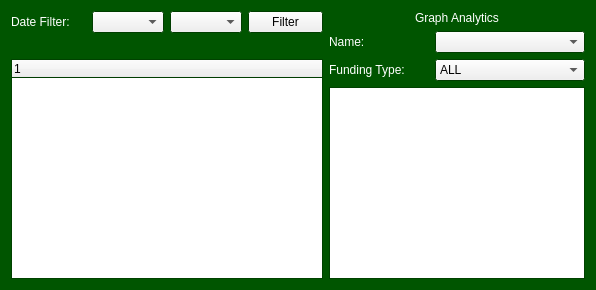
      <widget class="QWidget" name="grant_tab">
       <property name="palette">
        <palette>
         <active>
          <colorrole role="Base">
           <brush brushstyle="SolidPattern">
            <color alpha="255">
             <red>255</red>
             <green>255</green>
             <blue>255</blue>
            </color>
           </brush>
          </colorrole>
          <colorrole role="Window">
           <brush brushstyle="SolidPattern">
            <color alpha="255">
             <red>0</red>
             <green>85</green>
             <blue>0</blue>
            </color>
           </brush>
          </colorrole>
         </active>
         <inactive>
          <colorrole role="Base">
           <brush brushstyle="SolidPattern">
            <color alpha="255">
             <red>255</red>
             <green>255</green>
             <blue>255</blue>
            </color>
           </brush>
          </colorrole>
          <colorrole role="Window">
           <brush brushstyle="SolidPattern">
            <color alpha="255">
             <red>0</red>
             <green>85</green>
             <blue>0</blue>
            </color>
           </brush>
          </colorrole>
         </inactive>
         <disabled>
          <colorrole role="Base">
           <brush brushstyle="SolidPattern">
            <color alpha="255">
             <red>0</red>
             <green>85</green>
             <blue>0</blue>
            </color>
           </brush>
          </colorrole>
          <colorrole role="Window">
           <brush brushstyle="SolidPattern">
            <color alpha="255">
             <red>0</red>
             <green>85</green>
             <blue>0</blue>
            </color>
           </brush>
          </colorrole>
         </disabled>
        </palette>
       </property>
       <property name="autoFillBackground">
        <bool>true</bool>
       </property>
       <attribute name="title">
        <string>GRANTS</string>
       </attribute>
       <layout class="QGridLayout" name="gridLayout_4">
        <item row="0" column="0">
         <layout class="QVBoxLayout" name="verticalLayout_11">
          <item>
           <layout class="QHBoxLayout" name="horizontalLayout_10">
            <item>
             <widget class="QLabel" name="date_filter_lbl_grnt">
              <property name="minimumSize">
               <size>
                <width>75</width>
                <height>0</height>
               </size>
              </property>
              <property name="maximumSize">
               <size>
                <width>75</width>
                <height>16777215</height>
               </size>
              </property>
              <property name="palette">
               <palette>
                <active>
                 <colorrole role="WindowText">
                  <brush brushstyle="SolidPattern">
                   <color alpha="255">
                    <red>255</red>
                    <green>255</green>
                    <blue>255</blue>
                   </color>
                  </brush>
                 </colorrole>
                </active>
                <inactive>
                 <colorrole role="WindowText">
                  <brush brushstyle="SolidPattern">
                   <color alpha="255">
                    <red>255</red>
                    <green>255</green>
                    <blue>255</blue>
                   </color>
                  </brush>
                 </colorrole>
                </inactive>
                <disabled>
                 <colorrole role="WindowText">
                  <brush brushstyle="SolidPattern">
                   <color alpha="255">
                    <red>120</red>
                    <green>120</green>
                    <blue>120</blue>
                   </color>
                  </brush>
                 </colorrole>
                </disabled>
               </palette>
              </property>
              <property name="text">
               <string>Date Filter:</string>
              </property>
             </widget>
            </item>
            <item>
             <widget class="QComboBox" name="start_date_combo_grnt"/>
            </item>
            <item>
             <widget class="QComboBox" name="end_date_combo_grnt">
              <property name="minimumSize">
               <size>
                <width>0</width>
                <height>0</height>
               </size>
              </property>
             </widget>
            </item>
            <item>
             <widget class="QPushButton" name="filter_btn_grnt">
              <property name="minimumSize">
               <size>
                <width>75</width>
                <height>0</height>
               </size>
              </property>
              <property name="maximumSize">
               <size>
                <width>75</width>
                <height>16777215</height>
               </size>
              </property>
              <property name="text">
               <string>Filter</string>
              </property>
              <property name="flat">
               <bool>false</bool>
              </property>
             </widget>
            </item>
           </layout>
          </item>
          <item>
           <widget class="QLabel" name="domain_lbl_grnt">
            <property name="palette">
             <palette>
              <active>
               <colorrole role="WindowText">
                <brush brushstyle="SolidPattern">
                 <color alpha="255">
                  <red>255</red>
                  <green>255</green>
                  <blue>255</blue>
                 </color>
                </brush>
               </colorrole>
              </active>
              <inactive>
               <colorrole role="WindowText">
                <brush brushstyle="SolidPattern">
                 <color alpha="255">
                  <red>255</red>
                  <green>255</green>
                  <blue>255</blue>
                 </color>
                </brush>
               </colorrole>
              </inactive>
              <disabled>
               <colorrole role="WindowText">
                <brush brushstyle="SolidPattern">
                 <color alpha="255">
                  <red>120</red>
                  <green>120</green>
                  <blue>120</blue>
                 </color>
                </brush>
               </colorrole>
              </disabled>
             </palette>
            </property>
            <property name="text">
             <string/>
            </property>
            <property name="alignment">
             <set>Qt::AlignCenter</set>
            </property>
           </widget>
          </item>
          <item>
           <widget class="QTreeWidget" name="tree_list_grnt">
            <column>
             <property name="text">
              <string notr="true">1</string>
             </property>
            </column>
           </widget>
          </item>
         </layout>
        </item>
        <item row="0" column="1">
         <layout class="QVBoxLayout" name="verticalLayout_12">
          <item>
           <widget class="QLabel" name="graph_lbl_grnt">
            <property name="palette">
             <palette>
              <active>
               <colorrole role="WindowText">
                <brush brushstyle="SolidPattern">
                 <color alpha="255">
                  <red>255</red>
                  <green>255</green>
                  <blue>255</blue>
                 </color>
                </brush>
               </colorrole>
              </active>
              <inactive>
               <colorrole role="WindowText">
                <brush brushstyle="SolidPattern">
                 <color alpha="255">
                  <red>255</red>
                  <green>255</green>
                  <blue>255</blue>
                 </color>
                </brush>
               </colorrole>
              </inactive>
              <disabled>
               <colorrole role="WindowText">
                <brush brushstyle="SolidPattern">
                 <color alpha="255">
                  <red>120</red>
                  <green>120</green>
                  <blue>120</blue>
                 </color>
                </brush>
               </colorrole>
              </disabled>
             </palette>
            </property>
            <property name="text">
             <string>Graph Analytics</string>
            </property>
            <property name="alignment">
             <set>Qt::AlignCenter</set>
            </property>
           </widget>
          </item>
          <item>
           <layout class="QHBoxLayout" name="horizontalLayout_2">
            <item>
             <widget class="QLabel" name="name_lbl_grnt">
              <property name="maximumSize">
               <size>
                <width>100</width>
                <height>40</height>
               </size>
              </property>
              <property name="palette">
               <palette>
                <active>
                 <colorrole role="WindowText">
                  <brush brushstyle="SolidPattern">
                   <color alpha="255">
                    <red>255</red>
                    <green>255</green>
                    <blue>255</blue>
                   </color>
                  </brush>
                 </colorrole>
                </active>
                <inactive>
                 <colorrole role="WindowText">
                  <brush brushstyle="SolidPattern">
                   <color alpha="255">
                    <red>255</red>
                    <green>255</green>
                    <blue>255</blue>
                   </color>
                  </brush>
                 </colorrole>
                </inactive>
                <disabled>
                 <colorrole role="WindowText">
                  <brush brushstyle="SolidPattern">
                   <color alpha="255">
                    <red>120</red>
                    <green>120</green>
                    <blue>120</blue>
                   </color>
                  </brush>
                 </colorrole>
                </disabled>
               </palette>
              </property>
              <property name="text">
               <string>Name:</string>
              </property>
             </widget>
            </item>
            <item>
             <widget class="QComboBox" name="name_combo_grnt">
              <property name="currentText">
               <string/>
              </property>
              <property name="currentIndex">
               <number>-1</number>
              </property>
             </widget>
            </item>
           </layout>
          </item>
          <item>
           <layout class="QHBoxLayout" name="horizontalLayout_3">
            <item>
             <widget class="QLabel" name="type_lbl_grnt">
              <property name="maximumSize">
               <size>
                <width>100</width>
                <height>40</height>
               </size>
              </property>
              <property name="palette">
               <palette>
                <active>
                 <colorrole role="WindowText">
                  <brush brushstyle="SolidPattern">
                   <color alpha="255">
                    <red>255</red>
                    <green>255</green>
                    <blue>255</blue>
                   </color>
                  </brush>
                 </colorrole>
                </active>
                <inactive>
                 <colorrole role="WindowText">
                  <brush brushstyle="SolidPattern">
                   <color alpha="255">
                    <red>255</red>
                    <green>255</green>
                    <blue>255</blue>
                   </color>
                  </brush>
                 </colorrole>
                </inactive>
                <disabled>
                 <colorrole role="WindowText">
                  <brush brushstyle="SolidPattern">
                   <color alpha="255">
                    <red>120</red>
                    <green>120</green>
                    <blue>120</blue>
                   </color>
                  </brush>
                 </colorrole>
                </disabled>
               </palette>
              </property>
              <property name="text">
               <string>Funding Type:</string>
              </property>
             </widget>
            </item>
            <item>
             <widget class="QComboBox" name="type_combo_grnt">
              <item>
               <property name="text">
                <string>ALL</string>
               </property>
              </item>
             </widget>
            </item>
           </layout>
          </item>
          <item>
           <widget class="QGraphicsView" name="graph_area_grnt">
            <property name="enabled">
             <bool>true</bool>
            </property>
           </widget>
          </item>
         </layout>
        </item>
       </layout>
      </widget>
